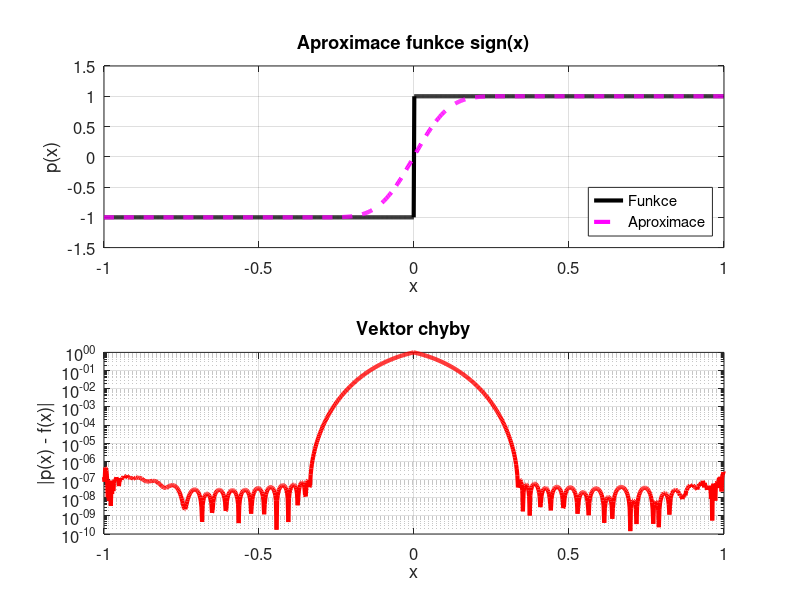
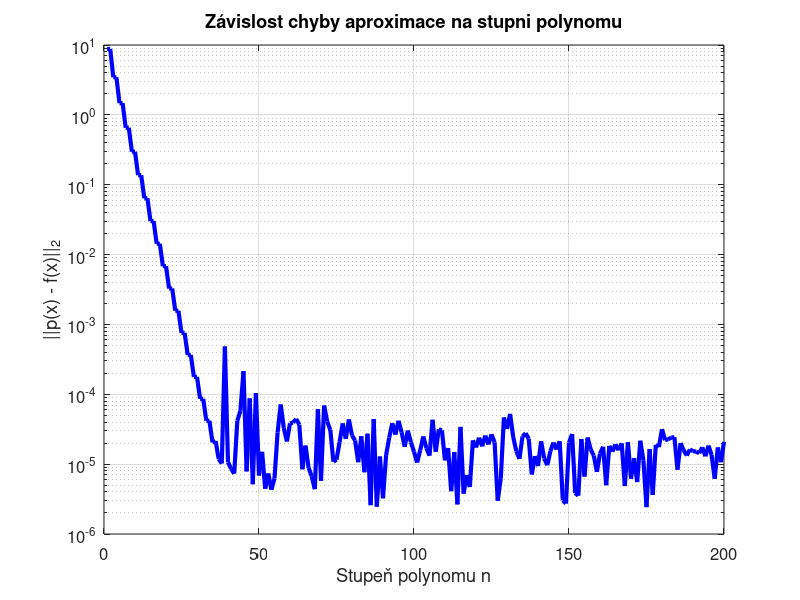

The MATLAB source for these figures, in order:
addpath('Funkce');

% Diskretizace domény
x1 = linspace(-1, -1/3, 500)';
x2 = linspace(1/3, 1, 500)';
x = [x1; x2];

% Cílová funkce
f = sign(x);

% Stupeň polynomu
n = 80;

% Least-squares fit
c = polyfit(x, f, n);

% Evaluace výsledného polynomu
s = linspace(-1, 1, 1000)';
y = polyval(c, s);

% Výpočet chyby
y_exact = sign(s);
error = abs(y - y_exact);

%grafy
figure;
subplot(2,1,1);
plot(s, sign(x), 'k', 'LineWidth', 3); hold on;
plot(s, y, 'm--', 'LineWidth', 3);
title('Aproximace funkce sign(x)', 'FontSize', 16);
xlabel('x', 'FontSize', 14);
ylabel('p(x)', 'FontSize', 14);
legend('Funkce', 'Aproximace', 'Location', 'southeast', 'FontSize', 12);
grid on;
set(gca, 'FontSize', 12);

subplot(2,1,2);
semilogy(s, error, 'r', 'LineWidth', 3);
xlim([-1 1]);
title('Vektor chyby', 'FontSize', 16);
xlabel('x', 'FontSize', 14);
ylabel('|p(x) - f(x)|', 'FontSize', 14);
grid on;
set(gca, 'FontSize', 12);


%Závislost chyby na n
n_values = 1:200;
errors = zeros(size(n_values));

for idx = 1:length(n_values)
    n = n_values(idx);
    A = x .^ (0:n);
    c = A \ f;
    f_approx = A * c;
    errors(idx) = norm(f - f_approx, 2);
end

figure;
semilogy(n_values, errors, 'b', 'LineWidth', 3);
xlabel('Stupeň polynomu n', 'FontSize', 14);
ylabel('||p(x) - f(x)||_2', 'FontSize', 14);
title('Závislost chyby aproximace na stupni polynomu', 'FontSize', 16);
grid on;
set(gca, 'FontSize', 12);

